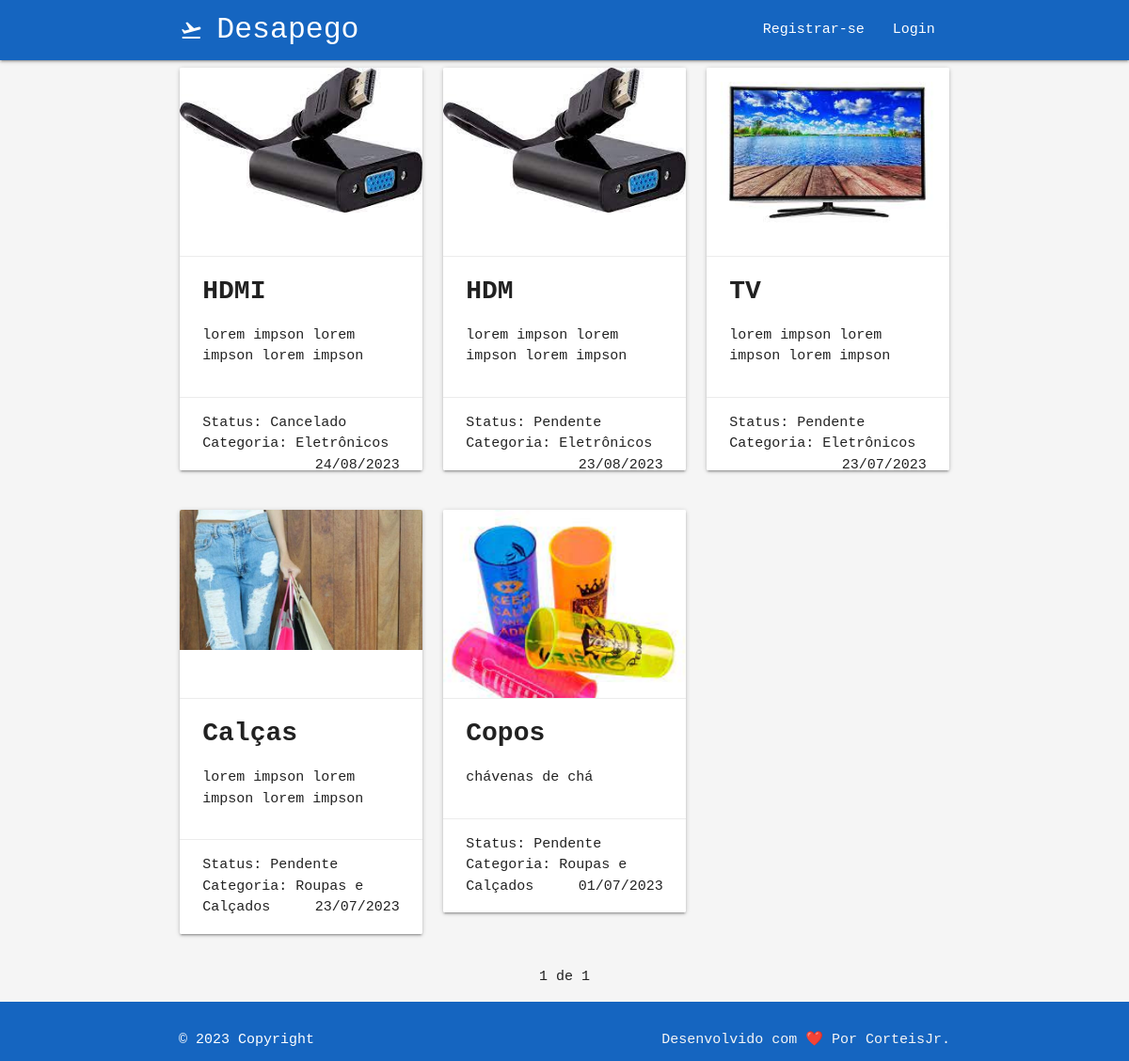
The app's page /, older data.
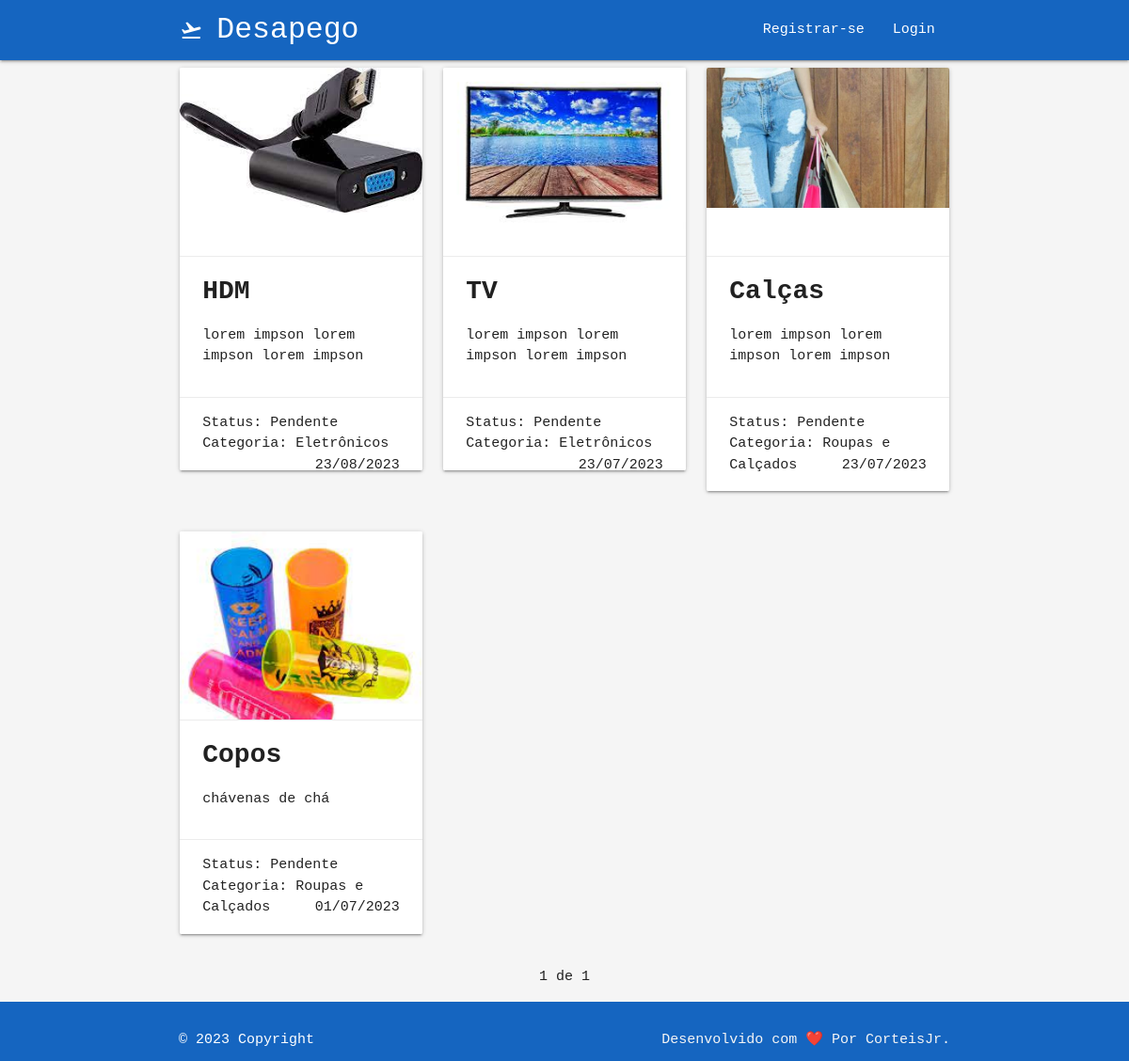
The same page, newer data.
### doeja/models/Donations.py (models this page shows, shortened)
class Donation(TimestampedModel):
    user = models.ForeignKey(Profile, on_delete=models.CASCADE)
    name_of_object = models.CharField(max_length=100, null=True, blank=True)
    description = models.CharField(max_length=255, null=True, blank=True)
    date_of_donation = models.DateField(default=None, null=True, blank=True)
    status = models.IntegerField(choices=DONATION_STATUS, default=1)
    picture = models.ImageField(null=True, blank=True)
    category = models.IntegerField(choices=CATEGORY_CHOICES, default=1)
    likes = models.ManyToManyField(User, related_name='likes', blank=True)

### doeja/views/HomeView.py (the view)
def list_donation_view(request):
    name_of_object = request.GET.get("name_of_object")
    description = request.GET.get('description')
    date_of_donation = request.GET.get('date_of_donation')
    status = request.GET.get('status')
    picture = request.GET.get('picture')
    category = request.GET.get('category')
    donations_list = Donation.objects.all().order_by('-created_at')
    if name_of_object is not None:
        donations = donations.filter(name_of_object__icontains=name_of_object)
    if description is not None:
        donations = donations.filter(description__id=description)
    if date_of_donation is not None:
        donations = donations.filter(date_of_donation__id=date_of_donation)
    if status is not None:
        donations = donations.filter(status__id=status)
    if picture is not None:
        donations = donations.filter(picture__id=picture)
    if category is not None:
        donations = donations.filter(category__id=category)
    paginator = Paginator(donations_list , 8 )
    page = request.GET.get("page")
    donations = paginator.get_page(page)
    context={
        'donations' : donations
    }
    return render(
        request, template_name='home/home.html', context=context
    )

### doeja/templates/home/home.html (shortened to what this page needs)
{% extends 'base.html' %} {% load static %} {% block title%}Doações {% endblock%}
{% block content %}
<div>
  <div class="container">
    <div class="row">
      {% for donation in donations %}
        <div class="col s12 m4">
          <div class="card">
            {% if donation.picture %}
              <div class="card-image">
                <img src="{{ donation.picture.url }}" alt="{{ donation.name_of_object }}">
              </div>
              {% endif %}
              <div class="card-action">
              <span class="text-black h3" style="font-weight: bold; font-size: 28px;">{{ donation.name_of_object }}</span>
              <p>{{ donation.description }}</p>
            </div>
            <div class="card-action">
              <span>Status: {{ donation.get_status_display }}</span>
              <br/>
              <span>Categoria: {{ donation.get_category_display }}</span>
              <span class="right">{{ donation.created_at|date:"d/m/Y" }}</span>
            </div>
          </div>
        </div>
        {% if forloop.counter|divisibleby:3 and not forloop.last %}
          </div><div class="row">
        {% endif %}
        {% endfor %}
      </div>
      <div class="pagination center">
        <ul class="pagination">
            <span class="current">
              {{ donations.number}} de {{ donations.paginator.num_pages}}
            </span>
        </ul>
    </div>
    </div>
  </div>
{% endblock content %}

### doeja/templates/base.html (shortened to what this page needs)
{% load static%}
<!DOCTYPE html>
<html lang="en">
  <head>
    <link
      rel="stylesheet"
      href="https://cdnjs.cloudflare.com/ajax/libs/materialize/1.0.0/css/materialize.min.css"
    />
    <link rel="stylesheet" href="{% static 'css/style.css' %}">
  </head>
  <body class="grey lighten-4">
    <header>
      <nav class="navbar navbar-fixed">
        <div class="nav-wrapper blue darken-3">
          <div class="container">
            <div class="row">
              <div class="col s12">
                <a href="{% url 'home' %}" class="brand-logo">
                  Desa<i class="material-icons">flight_takeoff</i>pego
                </a>
                <ul id="nav-mobile" class="right hide-on-med-and-down">
                  {% if user.is_authenticated %}
                    {% if user.profile.role == 2 %}
                      <li><a href="{% url 'own_donation' %}">Minhas Doações</a></li>
                    {% endif %}
                  <li><a href="">Perfil</a></li>
                  <li><a href="{% url 'logout' %}">Sair</a></li>
                  {% else %}
                  <li><a href="{% url 'register' %}">Registrar-se</a></li>
                  <li><a href="{% url 'login' %}">Login</a></li>
                  {% endif %}
                </ul>
              </div>
            </div>
          </div>
        </div>
      </nav>
    </header>
    {% block content %}
    {% endblock %}
    {% if request.resolver_match.url_name != 'register' and request.resolver_match.url_name != 'login' %}
    <footer class="page-footer blue darken-3 position-fixed bottom-0 w-100">
      <div class="container">
          <div class="white-text" style="padding: 10px">
                      © 2023 Copyright
            <a class="grey-text text-lighten-4 right" href="#!">Desenvolvido com ❤️ Por CorteisJr. </a>
          </div>
      </div>
    </footer>
    {% endif %}
  </body>
</html>

### doeja/static/css/style.css (style rules this page uses)
body { font-family: 'Roboto Mono', monospace; }

### doeja/templates/home/home.html (style rules this page uses)
.card-image { object-fit: cover; height: 200px; width: 100%; }

Row changes from the older to the newer data that the page shows:
removed Donation: picture (picture), name_of_object "HDMI", description "lorem impson lorem impson lorem impson", status "Cancelado", category "Eletrônicos", created_at "24/08/2023"
